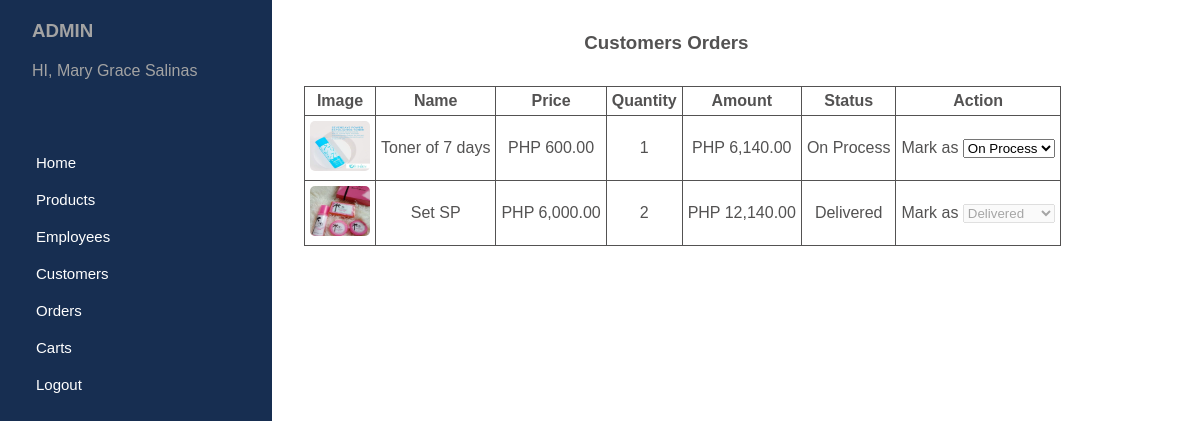
Page /admin/orders.php (signed in) on the committed database.
### tables this page shows
CREATE TABLE `orders` (
  `order_id` varchar(255) NOT NULL,
  `customer_id` varchar(255) NOT NULL,
  `product_id` varchar(255) NOT NULL,
  `quantity` int(50) NOT NULL,
  `amount` int(255) NOT NULL,
  `order_status` varchar(255) NOT NULL
);

CREATE TABLE `products` (
  `product_id` varchar(255) NOT NULL,
  `employee_id` varchar(255) NOT NULL,
  `brand_id` varchar(255) NOT NULL,
  `product_image` varchar(255) NOT NULL,
  `product_name` varchar(255) NOT NULL,
  `buying_price` int(255) NOT NULL,
  `selling_price` int(255) NOT NULL,
  `qty_in_stock` int(255) NOT NULL,
  `product_description` varchar(255) NOT NULL
);

### admin/orders.php (the view, shortened to what this page needs)
<?php include "./inc/sidebar.php"; ?>
    <div class="table_con">
        <h3>Customers Orders</h3>
        <div>
            <table>
                <tr>
                    <th>Image</th>
                    <th>Name</th>
                    <th>Price</th>
                    <th>Quantity</th>
                    <th>Amount</th>
                    <th>Status</th>
                    <th>Action</th>
                </tr>
                <?php
                    $orders_sql = "SELECT * FROM orders";
                    $result1 = mysqli_query($conn, $orders_sql);
                    if(mysqli_num_rows($result1) > 0){
                        while($order = mysqli_fetch_assoc($result1)){
                            $product_sql = "SELECT * FROM products WHERE product_id = '{$order["product_id"]}' ";
                            $result2 = mysqli_query($conn, $product_sql);
                            if(mysqli_num_rows($result2) > 0){
                                $product = mysqli_fetch_assoc($result2);
                            }
                            ?>
                            <tr>
                                <td>
                                    <img src="../uploads/<?php echo $product["product_image"]; ?>" alt="">
                                </td>
                                <td><?php echo $product["product_name"]; ?></td>
                                <td>PHP <?php echo number_format($product["selling_price"], 2); ?></td>
                                <td><?php echo $order["quantity"]; ?></td>
                                <td>PHP <?php echo number_format($order["amount"], 2); ?></td>
                                <td><?php echo $order["order_status"]; ?></td>
                                <td>
                                    Mark as
                                    <select id="<?php echo $order['order_id']; ?>" onchange="deliveryStatusChange(`<?php echo $order['order_id']; ?>`);" <?php echo $order["order_status"] == "Delivered" ? "disabled" : ""; ?>>
                                        <option value="On Process" <?php echo $order["order_status"] == "On Process" ? "selected" : ""; ?> >On Process</option>
                                        <option value="Delivered" <?php echo $order["order_status"] == "Delivered" ? "selected" : ""; ?> >Delivered</option>
                                    </select>
                                </td>
                            </tr>
                            <?php
                        }
                    }
                ?>
            </table>
        </div>
    </div>
</body>
</html>

### admin/styles/sidebar.css (style rules this page uses)
* { margin: 0; padding: 0; font-family: Arial, Helvetica, sans-serif; }
body { display: flex; }

### admin/styles/tables.css (style rules this page uses)
.table_con { display: flex; flex-direction: column; align-items: center; color: #535252; }
.table_con h3 { padding: 2rem 0; }
table { margin-left: 2rem; }
table, td, tr, th { border: 1px solid #535252; border-collapse: collapse; padding: 5px; text-align: center; }
table img { height: 50px; width: 60px; border-radius: 5px }

### rows in the picture
orders: product.product_image (picture), product.product_name "Toner of 7 days", product.selling_price "600.00", quantity "1", amount "6,140.00", order_status "On Process", order_status+order_id "On Process"
orders: product.product_image (picture), product.product_name "Set SP", product.selling_price "6,000.00", quantity "2", amount "12,140.00", order_status "Delivered", order_status+order_id "Delivered"

### other values in the picture
$_SESSION["admin"]["fname"] "Mary Grace"
$_SESSION["admin"]["lname"] "Salinas"
